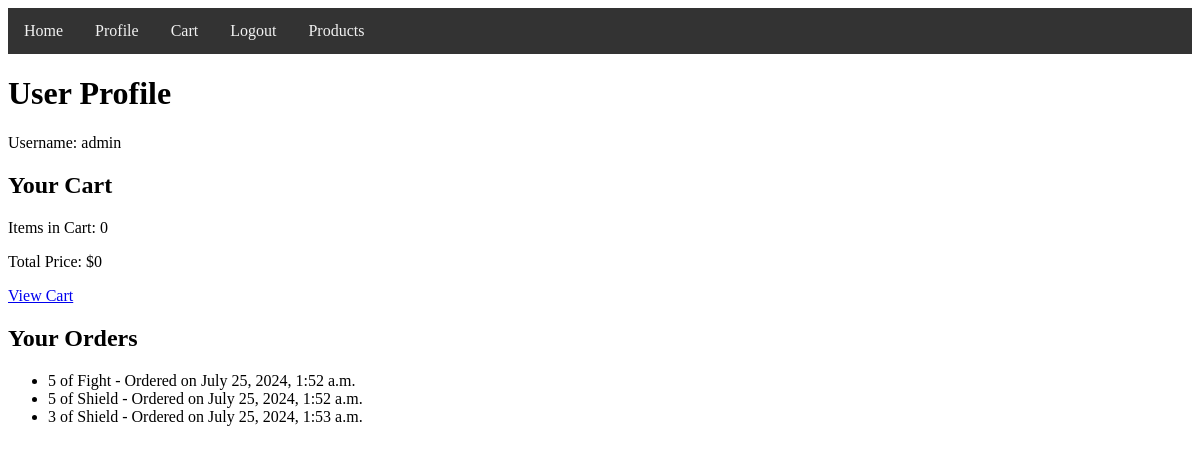
The page /profile/ (signed in) on the database as committed earlier.
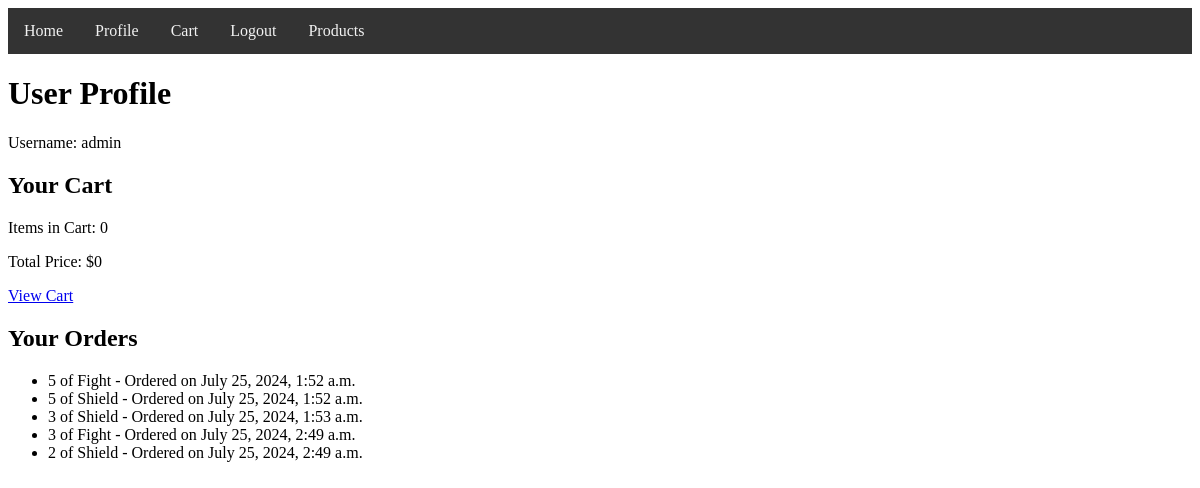
The same page on the database as committed later.
### shop/models.py (models this page shows, shortened)
class Order(models.Model):
    user = models.ForeignKey(User, on_delete=models.CASCADE)
    product = models.ForeignKey(Product, on_delete=models.CASCADE)
    quantity = models.PositiveIntegerField()
    ordered_at = models.DateTimeField(auto_now_add=True)

class Product(models.Model):
    name = models.CharField(max_length=255)
    description = models.TextField()
    price = models.DecimalField(max_digits=10, decimal_places=2)
    stock = models.PositiveIntegerField()

### shop/views.py (the view)
# urls.py: path('profile/', views.profile, name='profile'),
@login_required
def profile(request):
    cart_items = CartItem.objects.filter(user=request.user)
    cart_items_count = cart_items.count()
    total_price = sum(item.product.price * item.quantity for item in cart_items)
    return render(request, 'shop/profile.html', {
        'cart_items': cart_items,
        'cart_items_count': cart_items_count,
        'total_price': total_price
    })

### shop/templates/shop/profile.html (shortened to what this page needs)
{% extends 'shop/base.html' %}
{% block content %}
<h1>User Profile</h1>
<p>Username: {{ user.username }}</p>
<h2>Your Cart</h2>
<p>Items in Cart: {{ cart_items_count }}</p>
<p>Total Price: ${{ total_price }}</p>
<a href="{% url 'cart' %}">View Cart</a>
<h2>Your Orders</h2>
<ul>
    {% for order in user.order_set.all %}
        <li>{{ order.quantity }} of {{ order.product.name }} - Ordered on {{ order.ordered_at }}</li>
    {% endfor %}
</ul>
{% endblock %}

Rows that differ between the two databases and show on the page:
added Order: quantity "3", product.name "Fight", ordered_at "July 25, 2024, 2:49 a.m."
added Order: quantity "2", product.name "Shield", ordered_at "July 25, 2024, 2:49 a.m."
